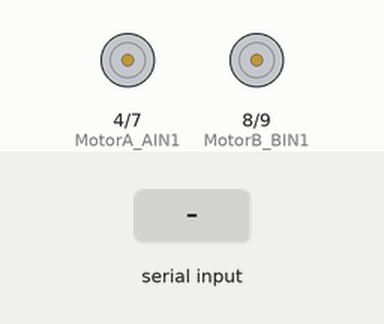
Recording of a sketch running on a simulated Arduino Leonardo, built with avr-gcc and run on an emulated ATmega32U4. Parts: motor-driver pin pairs drawn as motors (green arrow = first pin HIGH = forward, orange = second pin HIGH = backward, longer = more drive, scaled by the enable pin). Inputs (shaded band) come from the test bench.

Above: at 1.2 s.
1.3 s: "<c>" received over the second serial link
At 2.1 s:
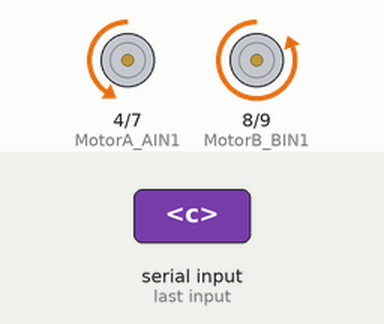
2.8 s: "<d>" received over the second serial link
At 3.2 s:
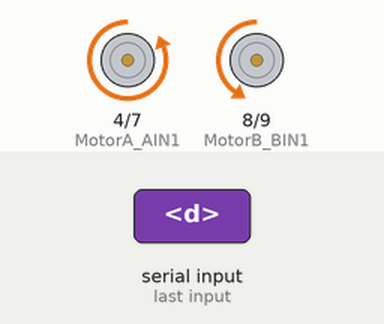
4.3 s: "<e>" received over the second serial link
At 5.5 s:
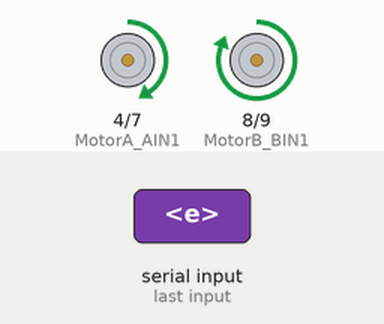
5.8 s: "<h>" received over the second serial link
At 6.7 s:
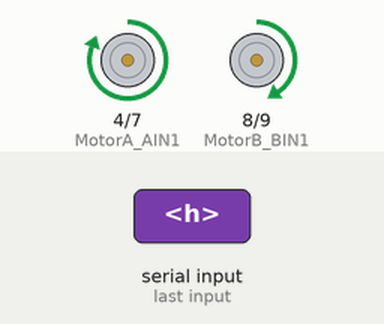
7.3 s: "<s>" received over the second serial link
At 7.9 s:
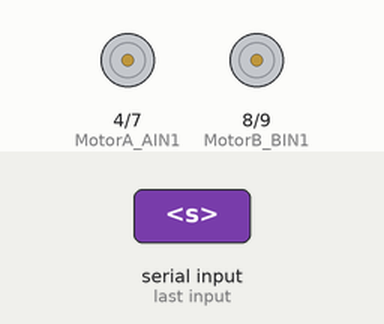
8.8 s: "<g90>" received over the second serial link
At 10.2 s:
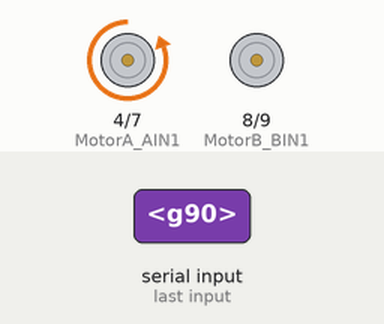
Timing chart, 0 to 11.3 s (numbered marks = the images above; inputs shaded):
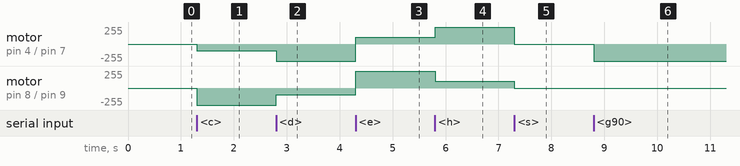

The sketch:

TB6612FNG_4WD_robot_bluetooth_controlled.ino
```cpp
/*
TB6612FNG_4WD_robot_bluetooth_controlled
 - Allows you to control a mobile robot via bluetooth
 - Tested with Arduino Pro Micro
 - Android application - https://play.google.com/store/apps/details?id=pl.mobilerobots.vacuumcleanerrobot&hl=pl
 www: http://www.mobilerobots.pl/

 Connections:
 Bluetooth -> Arduino pro Micro
 Rx - Tx
 Tx - Rx

 TB6612FNG Dual Motor Driver -> Arduino pro Micro
 AIN1 - 4
 AIN2 - 7
 BIN1 - 8
 BIN2 - 9
 PWMA - 5
 PWMB - 6
 STBY - Vcc
 VMOT - motor voltage (4.5 to 13.5 V) - 12V from LiPol
 Vcc - logic voltage (2.7 to 5.5) - 5V from Breadboard Power Supply

 TB6612FNG Dual Motor Driver -> DC Motors
 AO1 - drive motor A
 A02 - drive motor A
 B01 - steering motor B
 B02 - steering motor B

 IR Digital Sensors -> Arduino pro Micro
 VIN - 5V
 GND - GND
 VOUT1 - 18
 VOUT2 - 19

 */
#include <Wire.h>
#include <math.h>

/*TB6612FNG Dual Motor Driver Carrier*/
const int MotorA_AIN1 = 4; // control Input AIN1 - motor A
const int MotorA_AIN2 = 7; // control Input AIN2 - motor A
const int MotorB_BIN1 = 8; // control Input BIN1 - motor B
const int MotorB_BIN2 = 9; // control Input BIN2 - motor B
// IR SENSORS
const int IRsensorFront = 18; // Front sensor
const int IRsensorRear = 19;  // Rear sensor
// SDA = 2
// SCL = 3
const int pwm_A = 5; // pwm output - motor A
const int pwm_B = 6; // pwm output - motor B
long pwmLvalue = 255;
long pwmRvalue = 255;
byte pwmChannel;
const char startOfNumberDelimiter = '<';
const char endOfNumberDelimiter = '>';

void setup(){
  Serial1.begin(9600);// default baudrate for HC-06, HC-05, PIN:1234
  // IR SENSORS
  pinMode(IRsensorFront, INPUT);  // declare Front IR Sensor as input
  pinMode(IRsensorRear, INPUT);   // declare Rear IR Sensor as input

  //Setup Channel A - Drive Motor
  pinMode(MotorA_AIN1, OUTPUT); //Initiates Motor Channel A1 pin
  pinMode(MotorA_AIN2, OUTPUT); //Initiates Motor Channel A2 pin

  //Setup Channel B - Steering Motor
  pinMode(MotorB_BIN1, OUTPUT); //Initiates Motor Channel B1 pin
  pinMode(MotorB_BIN2, OUTPUT); //Initiates Motor Channel B2 pin
  //Wire.begin();
}// void setup()

void loop(){
  //readIRsensors();
  if (Serial1.available()) {
    processInput();
  }
}// void loop()

void readIRsensors(){
  int IR_FrontValue = analogRead(IRsensorFront);  // read input value from front IR sensor
  int IR_BackValue = analogRead(IRsensorRear);    // read input value from rear IR sensor
  if(IR_FrontValue>400){
    goBackwad(255);
    delay(200);
    stop_Robot();
  }
  else if (IR_BackValue>400){
    goForward(255);
    delay(200);
    stop_Robot();
  }
}// void readIRsensors()

void processInput (){
  static long receivedNumber = 0;
  static boolean negative = false;
  byte c = Serial1.read ();

  switch (c){
  case endOfNumberDelimiter:
    if (negative)
      SetPWM(- receivedNumber, pwmChannel);
    else
      SetPWM(receivedNumber, pwmChannel);

    // fall through to start a new number
  case startOfNumberDelimiter:
    receivedNumber = 0;
    negative = false;
    pwmChannel = 0;
    break;

  case 'g': // robot GO!
    go_Robot();
    break;

  case 'f': // Go FORWARD
    goForward(255);
    //Serial.println("forward");
    break;

  case 'b': // Go BACK
    goBackwad(255);
    //Serial.println("backward");
    break;

  case 'r':
    turnRight(255);
    break;

  case 'l':
    turnLeft(255);
    break;

  case 'c': // Top Right
    turnRightForward(255);
    break;

  case 'd': // Top Left
    turnLeftForward(255);
    break;

  case 'e': // Bottom Right
    turnRightBack(255);
    break;

  case 'h': // Bottom Left
    turnLeftBack(255);
    break;

  case 's':
    stop_Robot();
    break;

  case 'x':
    pwmChannel = 1; // pwm_A
    break;
  case 'y': // pwm_B
    pwmChannel = 2;
    break;

  case '0' ... '9':
    receivedNumber *= 10;
    receivedNumber += c - '0';
    break;

  case '-':
    negative = true;
    break;
  } // end of switch
} // void processInput ()

void motorsControl(int rightMotorsSpeed, int leftMotorsSpeed){
  if(rightMotorsSpeed>0){
    digitalWrite(MotorA_AIN1, LOW);
    digitalWrite(MotorA_AIN2, HIGH);
  }
  else if(rightMotorsSpeed<0){
    digitalWrite(MotorA_AIN1, HIGH);
    digitalWrite(MotorA_AIN2, LOW);
  }
  if(leftMotorsSpeed>0){
    digitalWrite(MotorB_BIN1, LOW);
    digitalWrite(MotorB_BIN2, HIGH);
  }
  else if(leftMotorsSpeed<0){
    digitalWrite(MotorB_BIN1, HIGH);
    digitalWrite(MotorB_BIN2, LOW);
  }
  analogWrite(pwm_A, abs(rightMotorsSpeed));
  analogWrite(pwm_B, abs(leftMotorsSpeed));
}

void go_Robot(){
  digitalWrite(MotorA_AIN1, LOW);
  digitalWrite(MotorA_AIN2, HIGH);
  analogWrite(pwm_A, pwmRvalue);
}// void go_Robot()

void goForward(int mspeed){
  motorsControl(mspeed, mspeed);
}// void goForward(int mspeed, int time_ms)

void goBackwad(int mspeed){
  motorsControl(-mspeed, -mspeed);
}// void goBackwad(int mspeed, int time_ms)

void turnRight(int mspeed){
  motorsControl(-mspeed, mspeed);
}// void goBackwad(int mspeed, int time_ms)

void turnLeft(int mspeed){
  motorsControl(mspeed, -mspeed);
}// void turnLeft(int mspeed)

void turnRightForward(int mspeed){
  motorsControl(mspeed*0.4, mspeed);
}

void turnLeftForward(int mspeed){
  motorsControl(mspeed, mspeed*0.4);
}

void turnRightBack(int mspeed){
  motorsControl(-mspeed*0.4, -mspeed);
}// void goBackwad(int mspeed, int time_ms)

void turnLeftBack(int mspeed){
  motorsControl(-mspeed, -mspeed*0.4);
}// turnLeftBack(int mspeed)

void stopRobot(int delay_ms){
  analogWrite(pwm_A, 0);
  analogWrite(pwm_B, 0);
  delay(delay_ms);
}// void stopRobot(int delay_ms)

void stop_Robot(){
  analogWrite(pwm_A, 0);
  analogWrite(pwm_B, 0);
}// void stopRobot()

void SetPWM (const long pwm_num, byte pwm_channel){
  if(pwm_channel==1){
    analogWrite(pwm_A, pwm_num);
    pwmRvalue = pwm_num;
  }
  else if(pwm_channel==2){
    analogWrite(pwm_B, pwm_num);
    pwmLvalue = pwm_num;
  }
}// void SetPWM (const long pwm_num, byte pwm_channel)
```

Measured:
- after the input at 1.3 s, motor on pin 4 (MotorA_AIN1) / pin 7 (MotorA_AIN2): stopped → backward 102/255 at once; motor on pin 8 (MotorB_BIN1) / pin 9 (MotorB_BIN2): stopped → backward 255/255 at once
- after the input at 2.8 s, motor on pin 4 (MotorA_AIN1) / pin 7 (MotorA_AIN2): backward 102/255 → backward 255/255 at once; motor on pin 8 (MotorB_BIN1) / pin 9 (MotorB_BIN2): backward 255/255 → backward 102/255 at once
- after the input at 4.3 s, motor on pin 4 (MotorA_AIN1) / pin 7 (MotorA_AIN2): backward 255/255 → forward 102/255 at once; motor on pin 8 (MotorB_BIN1) / pin 9 (MotorB_BIN2): backward 102/255 → forward 255/255 at once
- after the input at 5.8 s, motor on pin 4 (MotorA_AIN1) / pin 7 (MotorA_AIN2): forward 102/255 → forward 255/255 at once; motor on pin 8 (MotorB_BIN1) / pin 9 (MotorB_BIN2): forward 255/255 → forward 102/255 at once
- after the input at 7.3 s, motor on pin 4 (MotorA_AIN1) / pin 7 (MotorA_AIN2): forward 255/255 → stopped at once; motor on pin 8 (MotorB_BIN1) / pin 9 (MotorB_BIN2): forward 102/255 → stopped at once
- after the input at 8.8 s, motor on pin 4 (MotorA_AIN1) / pin 7 (MotorA_AIN2): stopped → backward 255/255 at once
